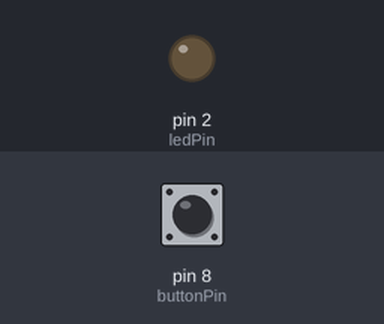
The sketch below on a simulated Arduino Uno, built with avr-gcc and run on an emulated ATmega328P. On the bench: output pins drawn as LEDs (lit = HIGH). The test bench sets the inputs (shaded band); at power-on: pin 8 (buttonPin) HIGH.

Above: at 1.2 s.
1.3 s: pin 8 (buttonPin) pulled LOW for 0.15 s
At 2.1 s:
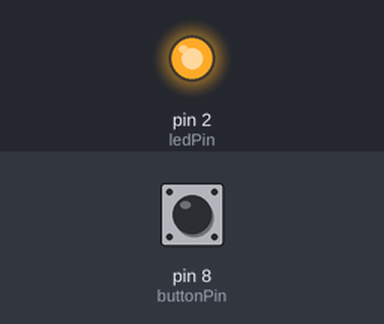
2.9 s: pin 8 (buttonPin) pulled LOW for 1 s
At 3.3 s:
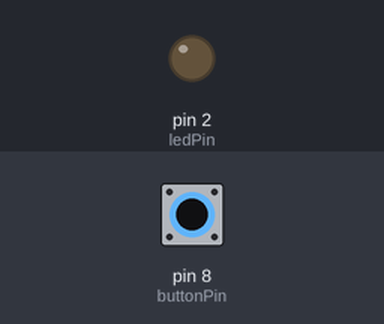
5.4 s: pin 8 (buttonPin) pulled LOW for 3.2 s
At 6.4 s:
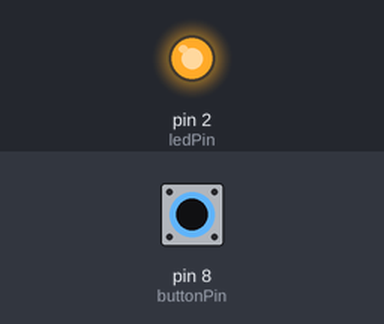
Timing chart, 0 to 8.4 s (numbered marks = the images above; inputs shaded):
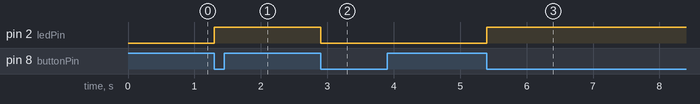

Measured:
- after the input at 1.3 s, pin 2 (ledPin): LOW → HIGH at once
- after the input at 2.9 s, pin 2 (ledPin): HIGH → LOW at once
- after the input at 5.4 s, pin 2 (ledPin): LOW → HIGH at once

The sketch:

RWS-ELE-004-LED-Toggle.ino
```cpp
const int buttonPin = 8;
const int ledPin = 2;
bool currentButtonState;
bool previousButtonState = HIGH;
bool ledState = LOW;
void setup() {
    pinMode(buttonPin, INPUT_PULLUP);
    pinMode(ledPin, OUTPUT);
    digitalWrite(ledPin, ledState);
}
void loop() {
    currentButtonState = digitalRead(buttonPin);
    if (previousButtonState == HIGH && currentButtonState == LOW) {
        ledState = !ledState;
        digitalWrite(ledPin, ledState);
    }
    previousButtonState = currentButtonState;
}
```
